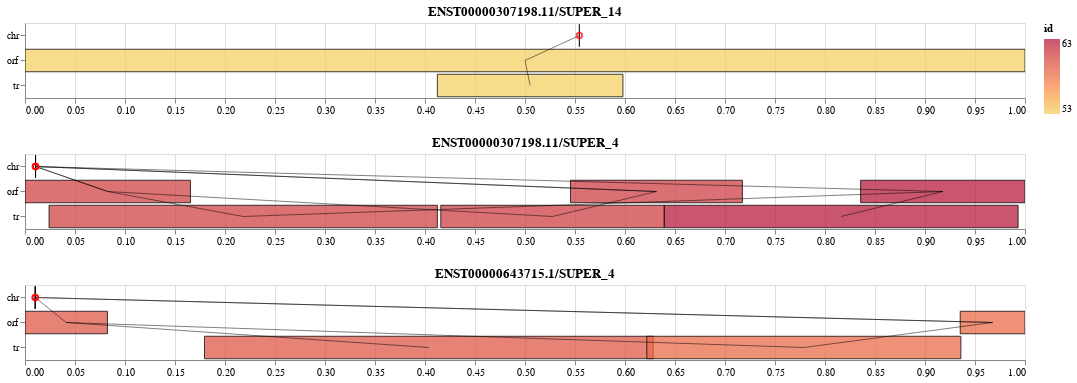

Write notebook code for a chart like this one.
### Code cell
alt.vconcat(*charts)

### Figure 1 — Vega-Lite specification as saved in the notebook (floating-point values rounded to 4 significant figures)
{"config": {"view": {"continuousWidth": 400, "continuousHeight": 300}}, "vconcat": [{"layer": [{"data": {"name": "data-8896fdfdacfa48856bf6aa5c3b63bbf8"}, "mark": {"type": "bar", "opacity": 0.75, "stroke": "black"}, "encoding": {"color": {"field": "id", "scale": {"scheme": "goldred"}, "type": "quantitative"}, "x": {"field": "start", "title": null, "type": "quantitative"}, "x2": {"field": "end", "title": null}, "y": {"field": "view", "title": null, "type": "nominal"}}, "selection": {"selector014": {"type": "interval", "bind": "scales", "encodings": ["x", "y"]}}, "title": "ENST00000307198.11/SUPER_14"}, {"data": {"name": "data-32a62d53795bec31848fdee6fcffb791"}, "mark": {"type": "line", "color": "black", "size": 0.5}, "encoding": {"order": {"field": "block", "type": "quantitative"}, "x": {"field": "mid", "type": "quantitative"}, "y": {"field": "view", "type": "nominal"}}}, {"data": {"name": "data-7b3b016668521f16e03d39868cb80165"}, "mark": {"type": "line", "color": "black", "size": 0.5}, "encoding": {"order": {"field": "block", "type": "quantitative"}, "x": {"field": "mid", "type": "quantitative"}, "y": {"field": "view", "type": "nominal"}}}, {"data": {"name": "data-8a0e64b094d904db4ada0fc833f0eb95"}, "mark": {"type": "point", "color": "red"}, "encoding": {"order": {"field": "block", "type": "quantitative"}, "x": {"field": "mid", "type": "quantitative"}, "y": {"field": "view", "type": "nominal"}}}], "height": 75, "width": 1000}, {"layer": [{"data": {"name": "data-3663e77235f43db75b38347cd09ad2cd"}, "mark": {"type": "bar", "opacity": 0.75, "stroke": "black"}, "encoding": {"color": {"field": "id", "scale": {"scheme": "goldred"}, "type": "quantitative"}, "x": {"field": "start", "title": null, "type": "quantitative"}, "x2": {"field": "end", "title": null}, "y": {"field": "view", "title": null, "type": "nominal"}}, "selection": {"selector015": {"type": "interval", "bind": "scales", "encodings": ["x", "y"]}}, "title": "ENST00000307198.11/SUPER_4"}, {"data": {"name": "data-baf111cb437aba33eb1f5ab7b603ac9e"}, "mark": {"type": "line", "color": "black", "size": 0.5}, "encoding": {"order": {"field": "block", "type": "quantitative"}, "x": {"field": "mid", "type": "quantitative"}, "y": {"field": "view", "type": "nominal"}}}, {"data": {"name": "data-19a640f811dc5ee029684ca2a85e8f53"}, "mark": {"type": "line", "color": "black", "size": 0.5}, "encoding": {"order": {"field": "block", "type": "quantitative"}, "x": {"field": "mid", "type": "quantitative"}, "y": {"field": "view", "type": "nominal"}}}, {"data": {"name": "data-9ede65726db87d8b549c5c5c86e366aa"}, "mark": {"type": "point", "color": "red"}, "encoding": {"order": {"field": "block", "type": "quantitative"}, "x": {"field": "mid", "type": "quantitative"}, "y": {"field": "view", "type": "nominal"}}}], "height": 75, "width": 1000}, {"layer": [{"data": {"name": "data-13553f2f427b5e01fd6d95956306ef0f"}, "mark": {"type": "bar", "opacity": 0.75, "stroke": "black"}, "encoding": {"color": {"field": "id", "scale": {"scheme": "goldred"}, "type": "quantitative"}, "x": {"field": "start", "title": null, "type": "quantitative"}, "x2": {"field": "end", "title": null}, "y": {"field": "view", "title": null, "type": "nominal"}}, "selection": {"selector016": {"type": "interval", "bind": "scales", "encodings": ["x", "y"]}}, "title": "ENST00000643715.1/SUPER_4"}, {"data": {"name": "data-ccbe3cad89b49c06429881b92ad78e1b"}, "mark": {"type": "line", "color": "black", "size": 0.5}, "encoding": {"order": {"field": "block", "type": "quantitative"}, "x": {"field": "mid", "type": "quantitative"}, "y": {"field": "view", "type": "nominal"}}}, {"data": {"name": "data-de755eab0f78b8c5b87e468607b91f4a"}, "mark": {"type": "line", "color": "black", "size": 0.5}, "encoding": {"order": {"field": "block", "type": "quantitative"}, "x": {"field": "mid", "type": "quantitative"}, "y": {"field": "view", "type": "nominal"}}}, {"data": {"name": "data-d5960c929779b9edf0c2bd67fc8332ca"}, "mark": {"type": "point", "color": "red"}, "encoding": {"order": {"field": "block", "type": "quantitative"}, "x": {"field": "mid", "type": "quantitative"}, "y": {"field": "view", "type": "nominal"}}}], "height": 75, "width": 1000}], "$schema": "https://vega.github.io/schema/vega-lite/v4.17.0.json", "datasets": {"data-8896fdfdacfa48856bf6aa5c3b63bbf8": [{"view": "tr", "start": 0.4124, "end": 0.5979, "block": 0, "id": 52.7, "mid": 0.5052}, {"view": "orf", "start": 0.0, "end": 1.0, "block": 0, "id": 52.7, "mid": 0.5}, {"view": "chr", "start": 0.5544, "end": 0.5544, "block": 0, "id": 52.7, "mid": 0.5544}], "data-32a62d53795bec31848fdee6fcffb791": [{"view": "tr", "start": 0.4124, "end": 0.5979, "block": 0, "id": 52.7, "mid": 0.5052}, {"view": "orf", "start": 0.0, "end": 1.0, "block": 0, "id": 52.7, "mid": 0.5}], "data-7b3b016668521f16e03d39868cb80165": [{"view": "orf", "start": 0.0, "end": 1.0, "block": 0, "id": 52.7, "mid": 0.5}, {"view": "chr", "start": 0.5544, "end": 0.5544, "block": 0, "id": 52.7, "mid": 0.5544}], "data-8a0e64b094d904db4ada0fc833f0eb95": [{"view": "chr", "start": 0.5544, "end": 0.5544, "block": 0, "id": 52.7, "mid": 0.5544}], "data-3663e77235f43db75b38347cd09ad2cd": [{"view": "tr", "start": 0.6392, "end": 0.9931, "block": 2, "id": 62.5, "mid": 0.8162}, {"view": "orf", "start": 0.8356, "end": 1.0, "block": 2, "id": 62.5, "mid": 0.9178}, {"view": "chr", "start": 0.01054, "end": 0.01054, "block": 2, "id": 62.5, "mid": 0.01054}, {"view": "tr", "start": 0.02405, "end": 0.4124, "block": 2, "id": 60.5, "mid": 0.2182}, {"view": "orf", "start": 0.0, "end": 0.1655, "block": 2, "id": 60.5, "mid": 0.08274}, {"view": "chr", "start": 0.01052, "end": 0.01052, "block": 2, "id": 60.5, "mid": 0.01052}, {"view": "tr", "start": 0.4158, "end": 0.6392, "block": 2, "id": 60.6, "mid": 0.5275}, {"view": "orf", "start": 0.5455, "end": 0.7174, "block": 2, "id": 60.6, "mid": 0.6314}, {"view": "chr", "start": 0.01053, "end": 0.01053, "block": 2, "id": 60.6, "mid": 0.01053}], "data-baf111cb437aba33eb1f5ab7b603ac9e": [{"view": "tr", "start": 0.6392, "end": 0.9931, "block": 2, "id": 62.5, "mid": 0.8162}, {"view": "orf", "start": 0.8356, "end": 1.0, "block": 2, "id": 62.5, "mid": 0.9178}, {"view": "tr", "start": 0.02405, "end": 0.4124, "block": 2, "id": 60.5, "mid": 0.2182}, {"view": "orf", "start": 0.0, "end": 0.1655, "block": 2, "id": 60.5, "mid": 0.08274}, {"view": "tr", "start": 0.4158, "end": 0.6392, "block": 2, "id": 60.6, "mid": 0.5275}, {"view": "orf", "start": 0.5455, "end": 0.7174, "block": 2, "id": 60.6, "mid": 0.6314}], "data-19a640f811dc5ee029684ca2a85e8f53": [{"view": "orf", "start": 0.8356, "end": 1.0, "block": 2, "id": 62.5, "mid": 0.9178}, {"view": "chr", "start": 0.01054, "end": 0.01054, "block": 2, "id": 62.5, "mid": 0.01054}, {"view": "orf", "start": 0.0, "end": 0.1655, "block": 2, "id": 60.5, "mid": 0.08274}, {"view": "chr", "start": 0.01052, "end": 0.01052, "block": 2, "id": 60.5, "mid": 0.01052}, {"view": "orf", "start": 0.5455, "end": 0.7174, "block": 2, "id": 60.6, "mid": 0.6314}, {"view": "chr", "start": 0.01053, "end": 0.01053, "block": 2, "id": 60.6, "mid": 0.01053}], "data-9ede65726db87d8b549c5c5c86e366aa": [{"view": "chr", "start": 0.01054, "end": 0.01054, "block": 2, "id": 62.5, "mid": 0.01054}, {"view": "chr", "start": 0.01052, "end": 0.01052, "block": 2, "id": 60.5, "mid": 0.01052}, {"view": "chr", "start": 0.01053, "end": 0.01053, "block": 2, "id": 60.6, "mid": 0.01053}], "data-13553f2f427b5e01fd6d95956306ef0f": [{"view": "tr", "start": 0.1795, "end": 0.6282, "block": 1, "id": 59.2, "mid": 0.4038}, {"view": "orf", "start": 0.0, "end": 0.08247, "block": 1, "id": 59.2, "mid": 0.04123}, {"view": "chr", "start": 0.0102, "end": 0.01021, "block": 1, "id": 59.2, "mid": 0.01021}, {"view": "tr", "start": 0.6218, "end": 0.9359, "block": 1, "id": 58.0, "mid": 0.7788}, {"view": "orf", "start": 0.9352, "end": 1.0, "block": 1, "id": 58.0, "mid": 0.9676}, {"view": "chr", "start": 0.01024, "end": 0.01025, "block": 1, "id": 58.0, "mid": 0.01024}], "data-ccbe3cad89b49c06429881b92ad78e1b": [{"view": "tr", "start": 0.1795, "end": 0.6282, "block": 1, "id": 59.2, "mid": 0.4038}, {"view": "orf", "start": 0.0, "end": 0.08247, "block": 1, "id": 59.2, "mid": 0.04123}, {"view": "tr", "start": 0.6218, "end": 0.9359, "block": 1, "id": 58.0, "mid": 0.7788}, {"view": "orf", "start": 0.9352, "end": 1.0, "block": 1, "id": 58.0, "mid": 0.9676}], "data-de755eab0f78b8c5b87e468607b91f4a": [{"view": "orf", "start": 0.0, "end": 0.08247, "block": 1, "id": 59.2, "mid": 0.04123}, {"view": "chr", "start": 0.0102, "end": 0.01021, "block": 1, "id": 59.2, "mid": 0.01021}, {"view": "orf", "start": 0.9352, "end": 1.0, "block": 1, "id": 58.0, "mid": 0.9676}, {"view": "chr", "start": 0.01024, "end": 0.01025, "block": 1, "id": 58.0, "mid": 0.01024}], "data-d5960c929779b9edf0c2bd67fc8332ca": [{"view": "chr", "start": 0.0102, "end": 0.01021, "block": 1, "id": 59.2, "mid": 0.01021}, {"view": "chr", "start": 0.01024, "end": 0.01025, "block": 1, "id": 58.0, "mid": 0.01024}]}}
